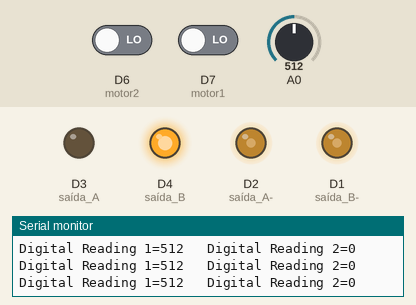
Bench run of a sketch on a simulated ESP8266 (NodeMCU). On the bench: output pins drawn as LEDs (lit = HIGH), the last lines printed to the serial monitor. The inputs (shaded band) are chosen by the test bench; at power-on: D7 (motor1) LOW, D6 (motor2) LOW, A0 = 512.

Above: at 1.2 s.
1.3 s: D7 (motor1) driven HIGH
At 2.5 s:
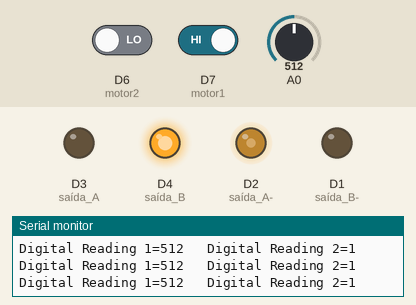
2.8 s: D6 (motor2) driven HIGH
At 4.0 s:
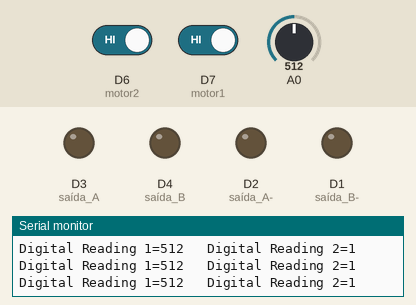
4.3 s: D7 (motor1) driven LOW
At 4.6 s:
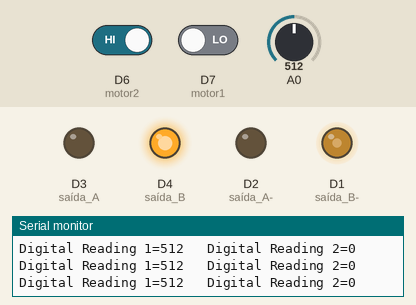
5.8 s: A0 set to 105
8.8 s: A0 set to 95
11.8 s: D6 (motor2) driven LOW
At 12.2 s:
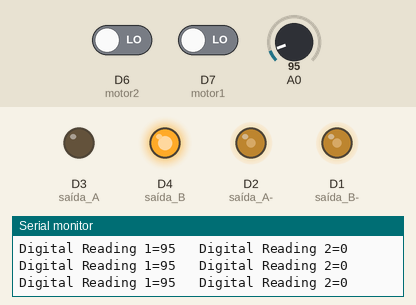
Timing chart, 0 to 14.8 s (numbered marks = the images above; inputs shaded):
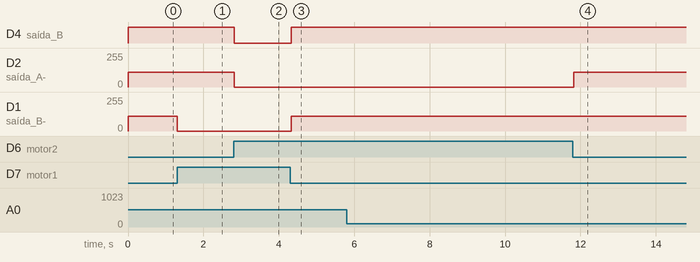

The sketch:

CodigoCarrinho.ino
```cpp
const int motor1 = D7;
const int motor2 = D6;

void setup() {
  Serial.begin(9600);
  pinMode(motor1, INPUT);
  pinMode(motor2, INPUT);

  //Motor 1
  pinMode(4, OUTPUT);  // saída A-
  pinMode(0, OUTPUT);  // saída A+
  //Motor 2
  pinMode(5, OUTPUT);  // saída B-
  pinMode(2, OUTPUT);  // saída B+
}

void loop() {
  Serial.print("Digital Reading 1=");
  Serial.print(analogRead(motor2));
  Serial.print("\t Digital Reading 2=");
  Serial.println(digitalRead(motor1));


  if (digitalRead(motor2) < 1) {
    //Gira os motores no sentido horario
    //Aciona motor 1
    analogWrite(4, 110);
    digitalWrite(2, HIGH);
  } else {
    //Gira os motores no sentido anti-horario
    //Aciona motor
    analogWrite(4, 0);
    digitalWrite(2, LOW);
  }

  if (digitalRead(motor1) < 1) {
    //Gira os motores no sentido horario
    //Aciona motor 2
    analogWrite(5, 110);
    digitalWrite(2, HIGH);
  } else {
    //Gira os motores no sentido anti-horario
    //Aciona motor 2
    analogWrite(5, 0);
    digitalWrite(0, LOW);
  }
}
```

Measured:
- after the input at 1.3 s, D1 (saída_B-): 110/255 → 0/255 at once
- after the input at 2.8 s, D4 (saída_B): HIGH → LOW at once; D2 (saída_A-): 110/255 → 0/255 at once
- after the input at 4.3 s, D4 (saída_B): LOW → HIGH at once; D1 (saída_B-): 0/255 → 110/255 at once
- after the input at 11.8 s, D2 (saída_A-): 0/255 → 110/255 at once
